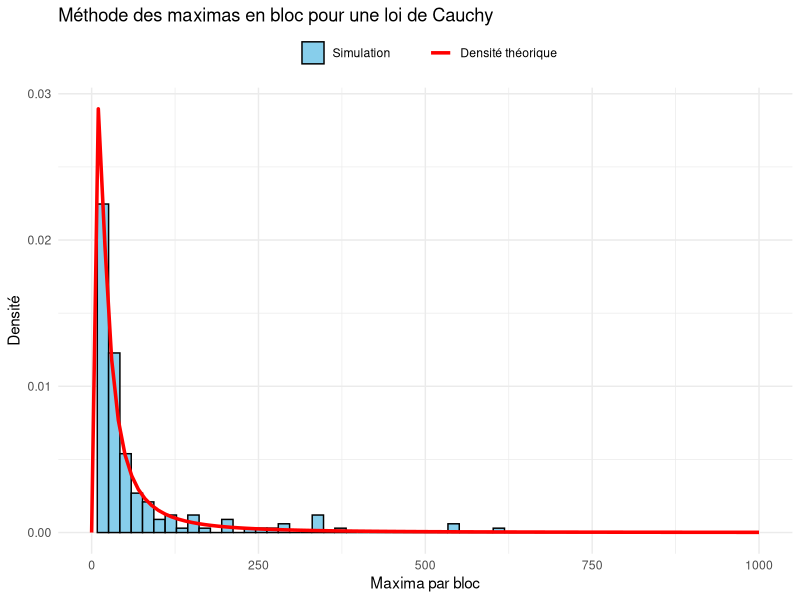

Write the R code that produced this figure.
# Chargement des packages
library(evd)
library(ggplot2)

# Génération de la loi de Cauchy
n <- 10000
x <- rcauchy(n)

# Taille des blocs
taille_blocs <- 50
nb_blocs <- floor(n / taille_blocs)

# Maxima par bloc
block_maxima <- sapply(1:nb_blocs, function(i) {
  start <- (i - 1) * taille_blocs + 1
  end <- i * taille_blocs
  max(x[start:end])
})

# Loi limite : Fréchet ici
fit_frechet <- fgev(block_maxima)

# Graphe avec ggplot2
ggplot(data.frame(block_maxima), aes(x = block_maxima), xlim=2000) +
  geom_histogram(aes(y = ..density.., fill = "Simulation"), bins = 60,
                 color = "black") +
  stat_function(aes(color = "Densité théorique"),
                fun = function(x) dgev(x,
                                       loc = fit_frechet$estimate["loc"],
                                       scale = fit_frechet$estimate["scale"],
                                       shape = fit_frechet$estimate["shape"]),
                size = 1.2) + xlim(0, 1000) +
  scale_fill_manual("", values = c("Simulation" = "skyblue")) +
  scale_color_manual("", values = c("Densité théorique" = "red")) +
  labs(title = "Méthode des maximas en bloc pour une loi de Cauchy",
       x = "Maxima par bloc",
       y = "Densité") +
  theme_minimal() +
  theme(legend.position = "top")
